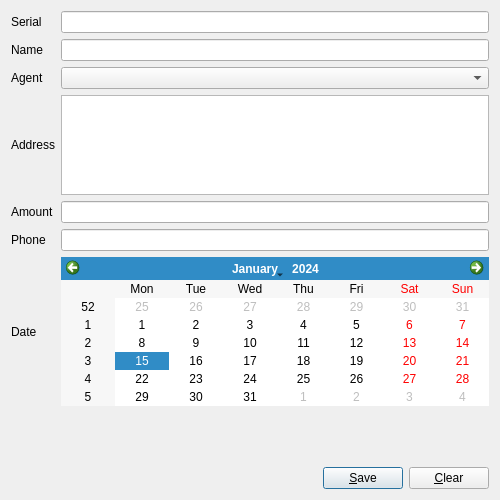
<?xml version="1.0" encoding="UTF-8"?>
<ui version="4.0">
 <class>CreateDebtorDialog</class>
 <widget class="QDialog" name="CreateDebtorDialog">
  <property name="geometry">
   <rect>
    <x>0</x>
    <y>0</y>
    <width>500</width>
    <height>500</height>
   </rect>
  </property>
  <property name="windowTitle">
   <string>Create Debtor</string>
  </property>
  <layout class="QGridLayout" name="gridLayout">
   <item row="0" column="0">
    <widget class="QLabel" name="label">
     <property name="text">
      <string>Serial</string>
     </property>
    </widget>
   </item>
   <item row="0" column="1">
    <widget class="QLineEdit" name="serial_edit">
     <property name="inputMask">
      <string>9999; </string>
     </property>
     <property name="alignment">
      <set>Qt::AlignRight|Qt::AlignTrailing|Qt::AlignVCenter</set>
     </property>
    </widget>
   </item>
   <item row="1" column="0">
    <widget class="QLabel" name="label_2">
     <property name="text">
      <string>Name</string>
     </property>
    </widget>
   </item>
   <item row="1" column="1">
    <widget class="QLineEdit" name="name_edit"/>
   </item>
   <item row="2" column="0">
    <widget class="QLabel" name="label_3">
     <property name="text">
      <string>Agent</string>
     </property>
    </widget>
   </item>
   <item row="2" column="1">
    <widget class="QComboBox" name="agent_combo">
     <property name="currentIndex">
      <number>-1</number>
     </property>
    </widget>
   </item>
   <item row="3" column="0">
    <widget class="QLabel" name="label_4">
     <property name="text">
      <string>Address</string>
     </property>
    </widget>
   </item>
   <item row="3" column="1">
    <widget class="QTextEdit" name="address_edit">
     <property name="sizePolicy">
      <sizepolicy hsizetype="Expanding" vsizetype="Fixed">
       <horstretch>0</horstretch>
       <verstretch>0</verstretch>
      </sizepolicy>
     </property>
     <property name="maximumSize">
      <size>
       <width>16777215</width>
       <height>100</height>
      </size>
     </property>
     <property name="tabChangesFocus">
      <bool>true</bool>
     </property>
    </widget>
   </item>
   <item row="4" column="0">
    <widget class="QLabel" name="label_5">
     <property name="text">
      <string>Amount</string>
     </property>
    </widget>
   </item>
   <item row="4" column="1">
    <widget class="QLineEdit" name="amount_edit"/>
   </item>
   <item row="5" column="0">
    <widget class="QLabel" name="label_6">
     <property name="text">
      <string>Phone</string>
     </property>
    </widget>
   </item>
   <item row="5" column="1">
    <widget class="QLineEdit" name="phone_edit"/>
   </item>
   <item row="6" column="0">
    <widget class="QLabel" name="label_7">
     <property name="text">
      <string>Date</string>
     </property>
    </widget>
   </item>
   <item row="6" column="1">
    <widget class="QCalendarWidget" name="date_calendar">
     <property name="sizePolicy">
      <sizepolicy hsizetype="Preferred" vsizetype="Fixed">
       <horstretch>0</horstretch>
       <verstretch>0</verstretch>
      </sizepolicy>
     </property>
    </widget>
   </item>
   <item row="8" column="0" colspan="2">
    <layout class="QHBoxLayout" name="horizontalLayout">
     <item>
      <spacer name="horizontalSpacer">
       <property name="orientation">
        <enum>Qt::Horizontal</enum>
       </property>
       <property name="sizeHint" stdset="0">
        <size>
         <width>78</width>
         <height>20</height>
        </size>
       </property>
      </spacer>
     </item>
     <item>
      <widget class="QPushButton" name="save_button">
       <property name="text">
        <string>&amp;Save</string>
       </property>
       <property name="icon">
        <iconset resource="../res/dailycollection.qrc">
         <normaloff>:/Add.png</normaloff>:/Add.png</iconset>
       </property>
      </widget>
     </item>
     <item>
      <widget class="QPushButton" name="clear_button">
       <property name="text">
        <string>&amp;Clear</string>
       </property>
       <property name="icon">
        <iconset resource="../res/dailycollection.qrc">
         <normaloff>:/Subtract.png</normaloff>:/Subtract.png</iconset>
       </property>
      </widget>
     </item>
    </layout>
   </item>
   <item row="7" column="0">
    <spacer name="verticalSpacer">
     <property name="orientation">
      <enum>Qt::Vertical</enum>
     </property>
     <property name="sizeHint" stdset="0">
      <size>
       <width>20</width>
       <height>40</height>
      </size>
     </property>
    </spacer>
   </item>
  </layout>
 </widget>
 <resources>
  <include location="../res/dailycollection.qrc"/>
 </resources>
 <connections>
  <connection>
   <sender>clear_button</sender>
   <signal>clicked()</signal>
   <receiver>phone_edit</receiver>
   <slot>clear()</slot>
   <hints>
    <hint type="sourcelabel">
     <x>389</x>
     <y>499</y>
    </hint>
    <hint type="destinationlabel">
     <x>70</x>
     <y>317</y>
    </hint>
   </hints>
  </connection>
  <connection>
   <sender>clear_button</sender>
   <signal>clicked()</signal>
   <receiver>amount_edit</receiver>
   <slot>clear()</slot>
   <hints>
    <hint type="sourcelabel">
     <x>414</x>
     <y>502</y>
    </hint>
    <hint type="destinationlabel">
     <x>85</x>
     <y>280</y>
    </hint>
   </hints>
  </connection>
  <connection>
   <sender>clear_button</sender>
   <signal>clicked()</signal>
   <receiver>address_edit</receiver>
   <slot>clear()</slot>
   <hints>
    <hint type="sourcelabel">
     <x>418</x>
     <y>494</y>
    </hint>
    <hint type="destinationlabel">
     <x>95</x>
     <y>256</y>
    </hint>
   </hints>
  </connection>
  <connection>
   <sender>clear_button</sender>
   <signal>clicked()</signal>
   <receiver>agent_combo</receiver>
   <slot>clear()</slot>
   <hints>
    <hint type="sourcelabel">
     <x>420</x>
     <y>502</y>
    </hint>
    <hint type="destinationlabel">
     <x>104</x>
     <y>86</y>
    </hint>
   </hints>
  </connection>
  <connection>
   <sender>clear_button</sender>
   <signal>clicked()</signal>
   <receiver>serial_edit</receiver>
   <slot>clear()</slot>
   <hints>
    <hint type="sourcelabel">
     <x>417</x>
     <y>499</y>
    </hint>
    <hint type="destinationlabel">
     <x>138</x>
     <y>16</y>
    </hint>
   </hints>
  </connection>
  <connection>
   <sender>clear_button</sender>
   <signal>clicked()</signal>
   <receiver>name_edit</receiver>
   <slot>clear()</slot>
   <hints>
    <hint type="sourcelabel">
     <x>367</x>
     <y>510</y>
    </hint>
    <hint type="destinationlabel">
     <x>123</x>
     <y>50</y>
    </hint>
   </hints>
  </connection>
 </connections>
</ui>
